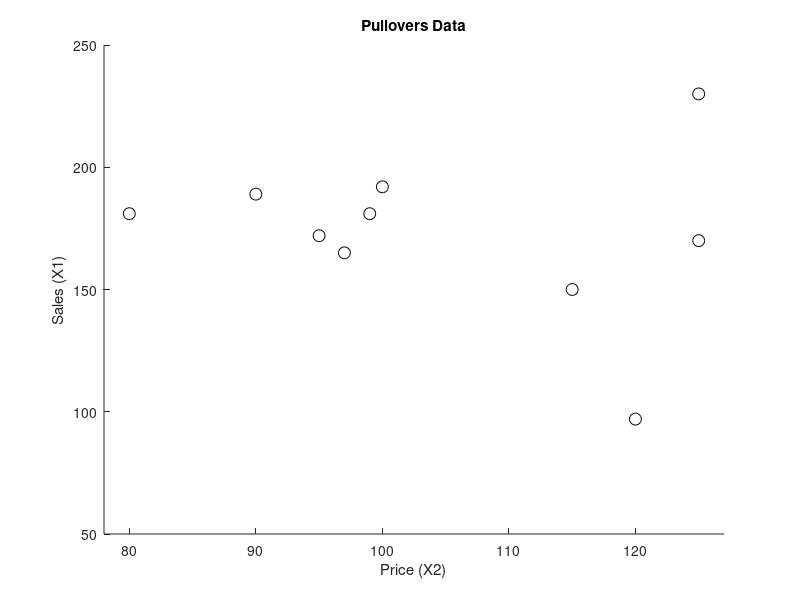

This chart was generated by the following MATLAB code:
%% clear all variables
clear
clc
close all

%% load data
x = load('pullover.dat');    

%% plot
scatter(x(:,2),x(:,1),25,'k','SizeData',75)
title('Pullovers Data')
xlabel('Price (X2)')
ylabel('Sales (X1)')
xlim([78 127])
 